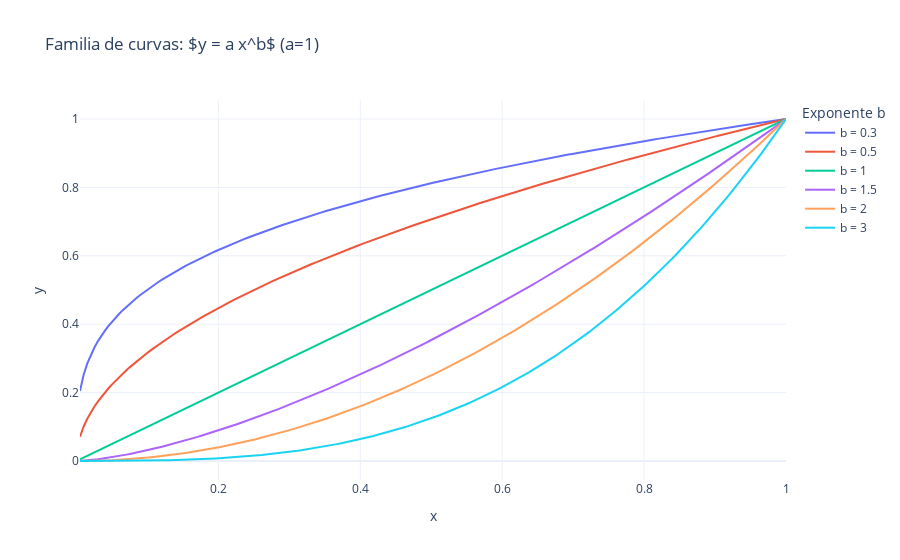

Notebook source saved alongside this figure:
### Code cell
import numpy as np
import plotly.graph_objects as go

# Valores de x desde 0 a 1 con buena resolución (evitamos x=0 exactamente para evitar problemas con potencias fraccionarias)
x = np.linspace(0, 1, 200)[1:]  # Omitimos el primer valor (x=0) si b<1

a = 1  # Fijamos a=1 para observar solo el efecto de b

exponentes = [0.3, 0.5, 1, 1.5, 2, 3]  # Distintos valores de b (convexos y cóncavos)

fig = go.Figure()
for b in exponentes:
    y = a * np.power(x, b)
    fig.add_trace(go.Scatter(
        x=x,
        y=y,
        mode='lines',
        name=f"b = {b}"
    ))

fig.update_layout(
    title="Familia de curvas: $y = a x^b$ (a=1)",
    xaxis_title="x",
    yaxis_title="y",
    template="plotly_white",
    legend_title="Exponente b"
)

# Botón para abrir en navegador
from ipywidgets import Button, VBox
from IPython.display import display

def on_button_clicked(b):
    fig.show(renderer="browser")
btn = Button(description="Abrir en navegador: familia potencia")
btn.on_click(on_button_clicked)
display(VBox([btn]))
fig.show()

### Figure 1 — Plotly figure (JSON) as saved in the notebook; plotly's stock layout.template omitted (floating-point values rounded to 4 significant figures; data arrays with more than 128 entries replaced by an {"elided": "..."} marker saying what was removed)
{"data": [{"mode": "lines", "name": "b = 0.3", "type": "scatter", "x": {"elided": "199 float values"}, "y": {"elided": "199 float values"}}, {"mode": "lines", "name": "b = 0.5", "type": "scatter", "x": {"elided": "199 float values"}, "y": {"elided": "199 float values"}}, {"mode": "lines", "name": "b = 1", "type": "scatter", "x": {"elided": "199 float values"}, "y": {"elided": "199 float values"}}, {"mode": "lines", "name": "b = 1.5", "type": "scatter", "x": {"elided": "199 float values"}, "y": {"elided": "199 float values"}}, {"mode": "lines", "name": "b = 2", "type": "scatter", "x": {"elided": "199 float values"}, "y": {"elided": "199 float values"}}, {"mode": "lines", "name": "b = 3", "type": "scatter", "x": {"elided": "199 float values"}, "y": {"elided": "199 float values"}}], "layout": {"legend": {"title": {"text": "Exponente b"}}, "title": {"text": "Familia de curvas: $y = a x^b$ (a=1)"}, "xaxis": {"title": {"text": "x"}}, "yaxis": {"title": {"text": "y"}}}}
